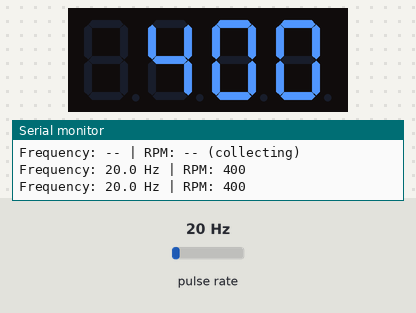
A sketch run on a simulated ESP32-C3. Parts: 4-digit seven-segment display, the last lines printed to the serial monitor. Wiring (inferred from the names in the program): pulse sensor: data GPIO 3. The inputs (shaded band) are chosen by the test bench; at power-on: pulse rate 20 Hz.

Above: at 1.2 s.
1.3 s: pulse rate (sensor on GPIO 3) set to 4 Hz
At 3.9 s:
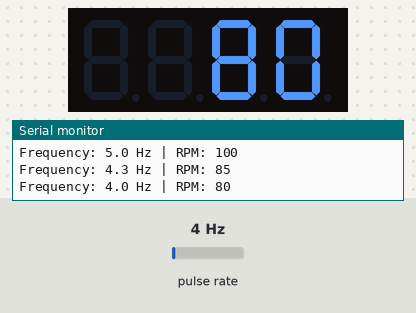
4.0 s: pulse rate (sensor on GPIO 3) set to 50 Hz
At 5.1 s:
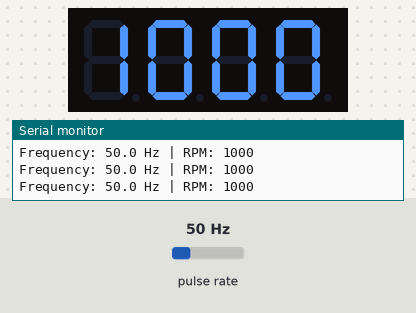
6.0 s: pulse rate (sensor on GPIO 3) set to 100 Hz
At 7.3 s:
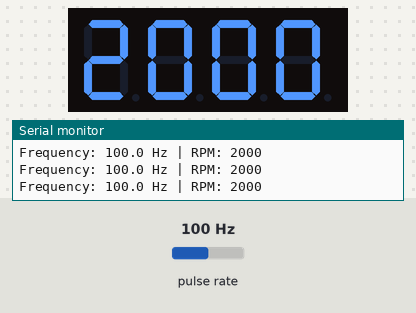
Timing chart, 0 to 9.0 s (numbered marks = the images above; inputs shaded):
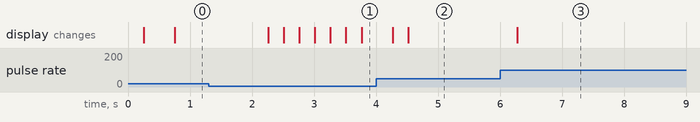

The sketch:

w123_esp32_tachometer.ino
```cpp
// ================================================================
// Mercedes W123 250 (6-Cylinder) ESP32-C3 Super Mini Tachometer
// Hardware: 4N35 Optocoupler on GPIO 3, external 5.1K pull-up to 3.3V
// Arduino IDE: set "USB CDC On Boot: Enabled" so Serial works over USB.
// Display: 4-digit 7-segment HT16K33 on I2C, SDA = GPIO 6, SCL = GPIO 7.
// Library: "HT16K33" by Rob Tillaart (Arduino Library Manager).
//
// Method (useTrimmedMean = true): trimmed mean of the last numSamples pulse
// intervals. Sort them, throw away 1/trimDivisor at the low end and the same
// at the high end, average the middle. Outliers (stray noise pulses) land at
// the ends and are discarded; the average of the middle smooths out
// cylinder-to-cylinder differences. No thresholds to tune.
//
// Method (useTrimmedMean = false): no filtering, only the newest interval.
// ================================================================

#include <Wire.h>
#include <HT16K33.h>

// ======================== FILTER SETTINGS ========================
// true  = trimmed mean (settings below)
// false = raw reading from the newest pulse interval only
const bool useTrimmedMean = true;

// Number of recent intervals in the window. More = steadier but slower.
const int numSamples = 12;

// Fraction dropped from EACH end: 3 = a third, 4 = a fourth.
// 0 = drop nothing (plain average). 1 and 2 are not allowed.
const int trimDivisor = 4;

// =================================================================

// Intervals needed before showing RPM (trimmed mean only): a full window,
// so the first reading is filtered as well as every later one.
const int minSamples = numSamples;

const int sdaPin = 6;
const int sclPin = 7;

HT16K33 display(0x70);   // I2C address with A0, A1, A2 pads open

const int tachPin = 3;            // Connected to 4N35 Pin 5 (Collector)
const float pulsesPerRev = 3.0;   // 6-cylinder, 4-stroke = 3 sparks per crank revolution

// Ignore pulses closer together than this (glitches).
// 3,000 us = 333 Hz = ~6,666 RPM, above the W123 redline.
const unsigned long debounceUs = 3000;

// Engine counts as stopped if no pulse for this long (0.5 s).
const unsigned long timeoutUs = 500000;

// Round the displayed RPM to this step (hides 583 vs 584 flicker).
const int displayStep = 5;

volatile unsigned long intervals[numSamples] = {0};
volatile int sampleIndex = 0;
volatile unsigned long lastPulseTime = 0;   // 0 = no baseline yet

portMUX_TYPE mux = portMUX_INITIALIZER_UNLOCKED;

void IRAM_ATTR onTachPulse() {
  unsigned long now = micros();

  portENTER_CRITICAL_ISR(&mux);
  if (lastPulseTime == 0) {
    // First pulse after start/reset: baseline only, no interval yet
    lastPulseTime = (now != 0) ? now : 1;
  } else {
    unsigned long interval = now - lastPulseTime;
    if (interval > debounceUs) {
      intervals[sampleIndex] = interval;
      sampleIndex = (sampleIndex + 1) % numSamples;
      lastPulseTime = now;
    }
  }
  portEXIT_CRITICAL_ISR(&mux);
}

void showRpm(int rpm) {
  display.displayInt(rpm);     // right-aligned, no leading zeros
}

void showDashes() {
  uint8_t dashes[4] = {HT16K33_MINUS, HT16K33_MINUS, HT16K33_MINUS, HT16K33_MINUS};
  display.display(dashes);
}

void setup() {
  Serial.begin(115200);
  Serial.setTxTimeoutMs(0);

  Wire.begin(sdaPin, sclPin);  // must come before display.begin()
  if (!display.begin()) Serial.println("Display not found");
  display.setBrightness(15);   // 0 (dim) to 15 (bright)
  display.displayColon(false); // make sure the colon is off

  // Internal pull-up stays on, in parallel with the external 5.1K.
  pinMode(tachPin, INPUT_PULLUP);

  // Trigger when the 4N35 pulls GPIO 3 to GND
  attachInterrupt(digitalPinToInterrupt(tachPin), onTachPulse, FALLING);

  Serial.println("Mercedes W123 250 Tachometer Ready...");
}

void loop() {
  delay(250);  // Refresh 4 times per second

  unsigned long buf[numSamples];
  unsigned long newest = 0;
  int valid = 0;
  bool stopped;

  portENTER_CRITICAL(&mux);
  stopped = (lastPulseTime == 0) || ((micros() - lastPulseTime) > timeoutUs);
  if (stopped) {
    // Reset so the next start begins fresh
    for (int i = 0; i < numSamples; i++) intervals[i] = 0;
    sampleIndex = 0;
    lastPulseTime = 0;
  } else {
    for (int i = 0; i < numSamples; i++) {
      if (intervals[i] > 0) buf[valid++] = intervals[i];
    }
    // The newest interval sits just before the next write position
    newest = intervals[(sampleIndex + numSamples - 1) % numSamples];
  }
  portEXIT_CRITICAL(&mux);

  static bool blinkOn = false;
  blinkOn = !blinkOn;                        // flips every pass (250 ms)
  display.displayColon(stopped && blinkOn);  // blink = waiting, off = pulses

  if (stopped) {
    Serial.println("Frequency: 0.0 Hz | RPM: 0");
    showRpm(0);
    return;
  }
  const int needed = useTrimmedMean ? minSamples : 1;
  if (valid < needed) {
    Serial.println("Frequency: -- | RPM: -- (collecting)");
    showDashes();
    return;
  }

  float avgInterval;
  if (useTrimmedMean) {
    // Sort the window (insertion sort)
    for (int i = 1; i < valid; i++) {
      unsigned long key = buf[i];
      int j = i - 1;
      while (j >= 0 && buf[j] > key) {
        buf[j + 1] = buf[j];
        j--;
      }
      buf[j + 1] = key;
    }

    // Trimmed mean: drop the lowest and highest part, average the middle
    int trim = (trimDivisor > 0) ? valid / trimDivisor : 0;
    unsigned long sum = 0;
    for (int i = trim; i < valid - trim; i++) sum += buf[i];
    avgInterval = (float)sum / (float)(valid - 2 * trim);
  } else {
    avgInterval = (float)newest;
  }

  float hz = 1000000.0f / avgInterval;
  float rpmExact = hz * 60.0f / pulsesPerRev;
  int rpm = (int)roundf(rpmExact / displayStep) * displayStep;

  Serial.printf("Frequency: %.1f Hz | RPM: %d\n", hz, rpm);
  showRpm(rpm);
}
```

Measured:
- after the input at 1.3 s, the display: first changes after 0.96 s (image 1 shows a later state)
- after the input at 4.0 s, the display: first changes after 0.27 s (image 2 shows a later state)
- after the input at 6.0 s, the display: changes after 0.28 s (image 3)
